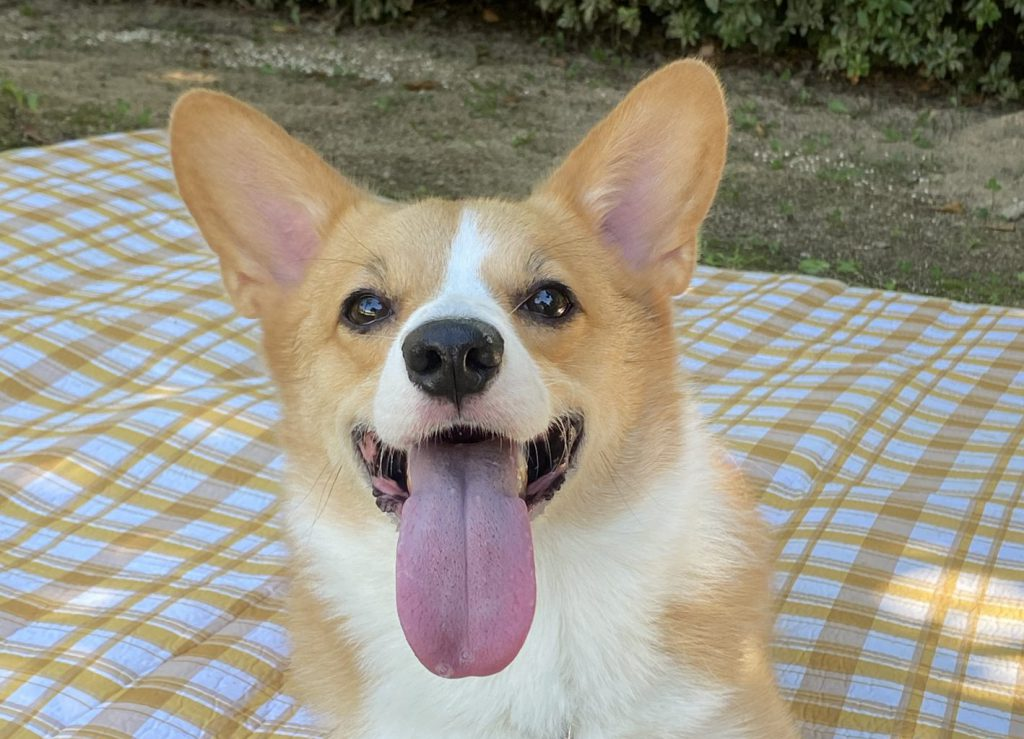
#> input picture 차량비전/Asignment/asign1/puppy.jpg, 1024 x 739 px
$ python binaryPuppy.py
#> lines starting #> are read from the running program, lines starting #| are printed output that depends on the picture
import cv2


img = cv2.imread('./puppy.jpg',cv2.IMREAD_GRAYSCALE)
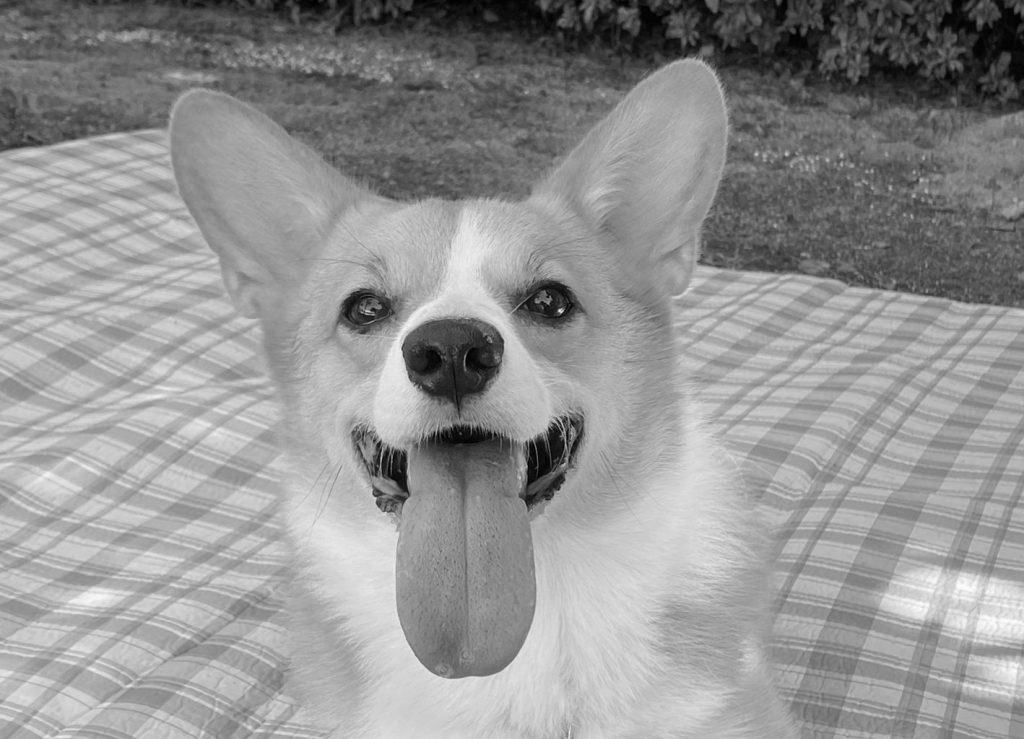
#> img: shape (739, 1024); min 0, max 254, mean 147.4
img_color = cv2.imread('./puppy.jpg',cv2.IMREAD_COLOR)
#> img_color is the input picture: shape (739, 1024, 3); mean B, G, R 132.8, 147.5, 152.9
cat_color = cv2.imread('./cat.jpg',cv2.IMREAD_COLOR)
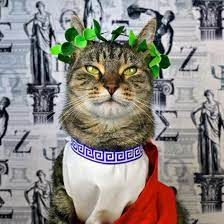
#> input picture 차량비전/Asignment/asign1/cat.jpg, 224 x 224 px
#> cat_color is the input picture: shape (224, 224, 3); mean B, G, R 129.8, 134.8, 140

cat_color = cv2.resize(cat_color,(128,128))
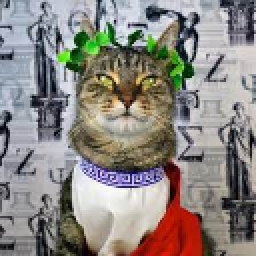
#> cat_color: shape (128, 128, 3) (shown 2 times larger); mean B, G, R 129.7, 134.7, 139.9
img_color = cv2.resize(img_color,(128,128))
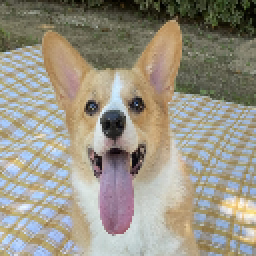
#> img_color: shape (128, 128, 3) (shown 2 times larger); mean B, G, R 132.8, 147.4, 152.8

cv2.imwrite('./puppy_resize.jpg',img_color)
cv2.imwrite('./cat_resize.jpg',cat_color)
cv2.waitKey(0)
